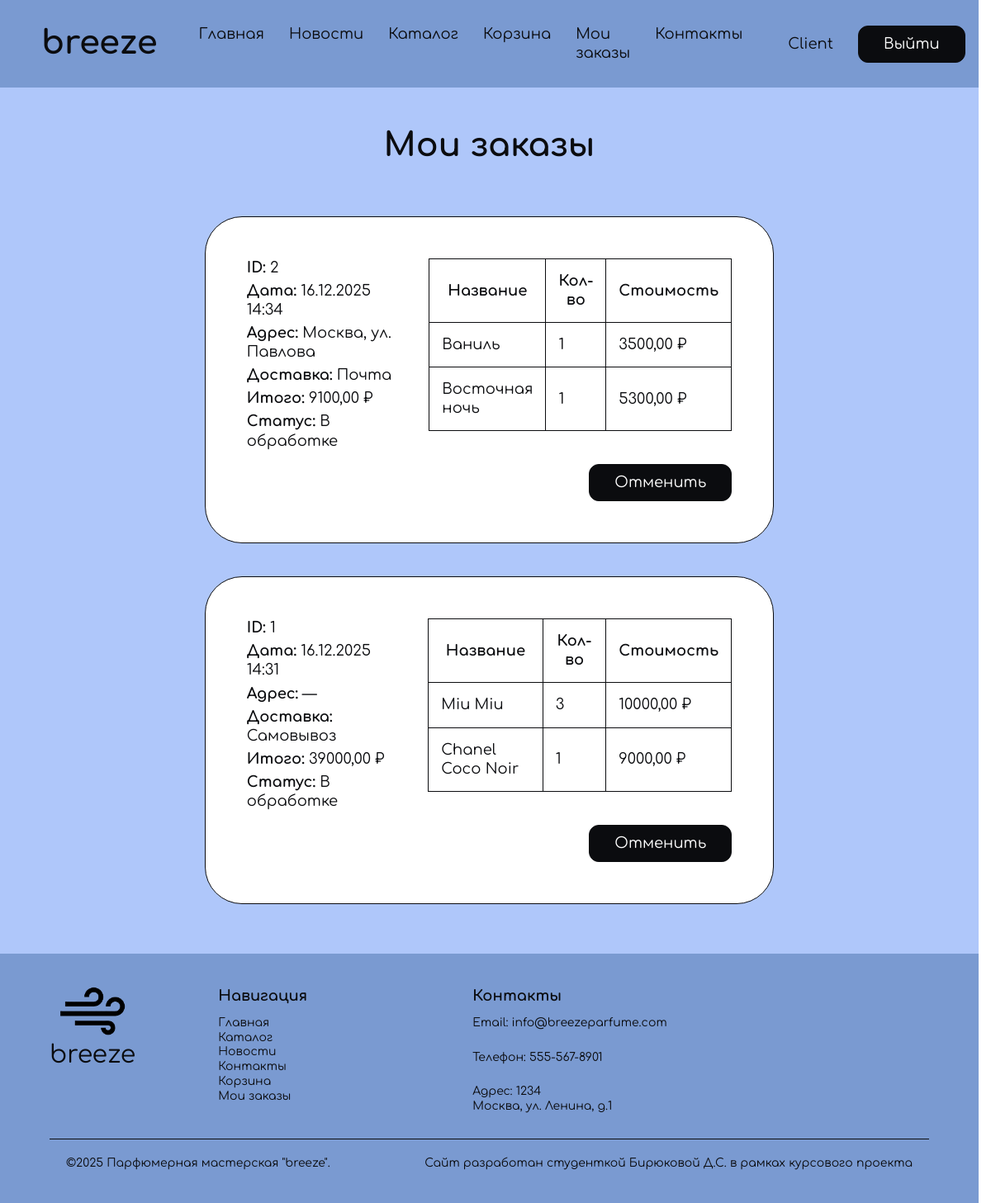
The page /orders/my/ (signed in) on the database its author committed.
### shop/models.py (models this page shows, shortened)
class Order(models.Model):
    STATUS_CHOICES = [
        ('processing', 'В обработке'),
        ('on_the_way', 'В пути'),
        ('completed', 'Получен'),
        ('cancelled', 'Отменён'),
    ]
    DELIVERY_CHOICES = [
        ('courier', 'Курьер'),
        ('mail', 'Почта'),
        ('pickup', 'Самовывоз'),
    ]
    user = models.ForeignKey(User, null=True, blank=True, on_delete=models.SET_NULL, related_name='orders')
    created_at = models.DateTimeField(auto_now_add=True)
    address = models.TextField(blank=True)  # может быть пуст для самовывоза
    payment_method = models.CharField(max_length=50, default='card')  # можно расширить
    delivery_type = models.CharField(max_length=20, choices=DELIVERY_CHOICES, default='pickup')
    delivery_cost = models.DecimalField(max_digits=8, decimal_places=2, default=Decimal('0.00'))
    total = models.DecimalField(max_digits=12, decimal_places=2, default=Decimal('0.00'))
    status = models.CharField(max_length=20, choices=STATUS_CHOICES, default='processing')

class OrderItem(models.Model):
    order = models.ForeignKey(Order, on_delete=models.CASCADE, related_name='items')
    product = models.ForeignKey('shop.Product', null=True, blank=True, on_delete=models.SET_NULL)
    name = models.CharField(max_length=255)
    price = models.DecimalField(max_digits=10, decimal_places=2)  # цена на момент заказа
    quantity = models.PositiveIntegerField(default=1)

### shop/views.py (the view)
# urls.py: path('orders/my/', views.my_orders_view, name='my_orders'),
@login_required
def my_orders_view(request):
    orders = Order.objects.filter(user=request.user).order_by('-created_at')
    created = request.GET.get('created')  # если пришёл ?created=1 — покажем модалку
    return render(request, 'shop/my_orders.html', {'orders': orders, 'created': created})

### accounts/context_processors.py (called while the page is built)
def user_role_flags(request):
    user = request.user
    is_manager = False
    is_client = False
    if user.is_authenticated:
        try:
            role = getattr(user, 'profile', None) and user.profile.role
        except Exception:
            role = None
        is_manager = user.is_superuser or (role == 'manager')
        is_client = (role == 'client') or (not user.is_superuser and role != 'manager')
    return {
        'is_manager': is_manager,
        'is_client': is_client,
    }

### shop/templates/shop/my_orders.html (shortened to what this page needs)
{% extends 'shop/base.html' %}
{% load static %}
{% block content %}
<main class="content">
  <section class="section container section-blue">
    <header class="section__header header-center">
      <h1 class="section__title h2">Мои заказы</h1>
    </header>
    <div class="section__body">
      <div class="orders">
        {% if orders %}
          {% for order in orders %}
            <div class="order">
              <div class="order__info-card">
                <div><strong>ID:</strong> {{ order.id }}</div>
                <div><strong>Дата:</strong> {{ order.created_at|date:"d.m.Y H:i" }}</div>
                <div><strong>Адрес:</strong> {{ order.address|default:"—" }}</div>
                <div><strong>Доставка:</strong> {{ order.get_delivery_type_display }}</div>
                <div><strong>Итого:</strong> {{ order.total }} ₽</div>
                <div><strong>Статус:</strong> {{ order.get_status_display }}</div>
              </div>
              <div class="order__info-content">
                  <div class="order__info-products">
                    <table>
                      <thead>
                        <tr><th>Название</th><th>Кол-во</th><th>Стоимость</th></tr>
                      </thead>
                      <tbody>
                        {% for item in order.items.all %}
                          <tr>
                            <td>{{ item.name }}</td>
                            <td>{{ item.quantity }}</td>
                            <td>{{ item.price }} ₽</td>
                          </tr>
                        {% empty %}
                          <tr><td colspan="3">Нет товаров</td></tr>
                        {% endfor %}
                      </tbody>
                    </table>
                  </div>
                  <div class="order__interactive">
                    {% if order.status != 'completed' and order.status != 'cancelled' %}
                      <form method="post" action="{% url 'shop:order_cancel' order.id %}">
                        <button class="button button-delete" type="submit">Отменить</button>
                      </form>
                    {% endif %}
                  </div>
              </div>
            </div>
          {% endfor %}
        {% else %}
          <p>У вас пока нет заказов.</p>
        {% endif %}
      </div>
    </div>
  </section>
</main>
{% endblock %}

### shop/templates/shop/header.html (shortened to what this page needs)
{% load static %}
<header class="header">
    <div class="header__inner container">
        <div class="header__logo">
            <h2 class="header__logo-title">breeze</h2>
        </div>
        <nav class="header__menu">
            <ul class="header__menu-list">
                <li class="header__menu-item">
                    <a href="{% url 'shop:index' %}" class="header__menu-link">Главная</a>
                </li>
                <li class="header__menu-item">
                    <a href="{% url 'shop:news_list' %}" class="header__menu-link">Новости</a>
                </li>
                <li class="header__menu-item">
                    <a href="{% url 'shop:catalog' %}" class="header__menu-link">Каталог</a>
                </li>
                {% if user.is_authenticated and user.profile.role == 'client' %}
                <li class="header__menu-item">
                    <a href="{% url 'shop:cart' %}" class="header__menu-link">Корзина</a>
                </li>
                <li class="header__menu-item">
                    <a href="{% url 'shop:my_orders' %}" class="header__menu-link">Мои заказы</a>
                </li>
                {% endif %}
                <li class="header__menu-item">
                    <a href="{% url 'shop:contacts' %}" class="header__menu-link">Контакты</a>
                </li>
            </ul>
        </nav>
        <div class="header__auth">
            {% if user.is_authenticated %}
            <a href="{% url 'accounts:profile' %}" class="header__welcome">
                {{ user.first_name|default:user.username }}
            </a>
            <form method="post" action="{% url 'accounts:logout' %}" style="display:inline">
                <button type="submit" class="header__button button">Выйти</button>
            </form>
            {% else %}
            <a class="header__button button button-login" href="{% url 'accounts:login' %}">Войти</a>
            <a class="header__button button button-signup" href="{% url 'accounts:register' %}">Регистрация</a>
            {% endif %}
        </div>
    </div>
</header>

### static/styles/styles.css (style rules this page uses)
:where(ul, ol):where([class]) { padding-left: 0; }
body, :where(blockquote, figure, fieldset):where([class]) { margin: 0; }
:where(h1, h2, h3, h4, h5, h6, p, ul, ol, dl):where([class]) { margin-block: 0; }
:where(ul[class]) { list-style: none; }
input, textarea, select, button { font: inherit; }
html { height: 100%; scrollbar-gutter: stable; scroll-behavior: smooth; }
body { min-height: 100%; line-height: 1.5; }
a:where([class]) { display: inline-flex; }
button, label { cursor: pointer; }
button { -webkit-tap-highlight-color: transparent; }
:where(table) { border-collapse: collapse; border-color: currentColor; }
:root { --color-light-blue: #afc7fa; --color-blue: #7a9ad1; --color-dark: #0b0c0f; --color-gray: #28282d; --color-light: #FFFFFF; --border: 1px solid var(--color-dark); --border-radius: 14px; --border-radius-small: 12px; --border-radius-large: 45px; --font-family-base: "Comfortaa", sans-serif; --section-padding-y: 70px; --input-height: 59px; --button-height: 45px; --transition-duration: 0.15s; }
.container { max-width: calc(var(--container-width) + var(--container-padding-x) * 2); margin-inline: auto; padding-inline: var(--container-padding-x); }
body { font-size: 18px; font-family: var(--font-family-base); font-weight: 400; line-height: 1.28; color: var(--color-dark); background-color: var(--color-light); }
a, button, input, textarea, svg * { transition-duration: var(--transition-duration); }
a { text-decoration: none; color: inherit; }
h1, h2, h3, h4 { font-weight: 700; }
h1, .h1 { font-size: 60px; }
h2, .h2 { font-size: 40px; }
.header { flex-shrink: 0; }
.header__inner { padding-inline: 30px; }
.header__logo { display: flex; justify-content: flex-start; align-items: center; padding-right: 20px; }
.header__inner { display: flex; justify-content: space-between; height: 100%; background-color: var(--color-blue); color: var(--color-dark); }
.header__menu { display: flex; align-items: center; padding: 30px; }
.header__menu-list { display: flex; justify-content: center; column-gap: 30px; font-size: 18px; }
.header__auth { display: flex; justify-content: center; align-items: center; column-gap: 30px; padding: 25px; }
.button { display: flex; justify-content: center; align-items: center; height: var(--button-height); padding: 15px 30px; background-color: var(--color-dark); color: var(--color-light); border: var(--border); border-radius: var(--border-radius-small); font-size: 18px; }
.section__header, .section__header-blue { column-gap: 40px; row-gap: 30px; padding: 45px 60px 60px; }
.section-blue { background-color: var(--color-light-blue); }
.header-center { display: flex; justify-content: center; background-color: var(--color-light-blue); }
.orders { display: flex; flex-direction: column; align-items: center; row-gap: 40px; padding: 0px 100px 60px; }
.order { display: flex; justify-content: space-between; width: 70%; column-gap: 40px; padding: 50px; background-color: var(--color-light); border: var(--border); border-radius: var(--border-radius-large); }
.order table { column-gap: 20px; padding: 15px; border-collapse: collapse; }
.order table td { padding: 15px; border: var(--border); }
.order table th { padding: 15px; border: var(--border); }
.order__info-card { display: flex; flex-direction: column; row-gap: 5px; }
.order__info-products { display: flex; }
.order__info-content { display: flex; flex-direction: column; justify-content: space-between; row-gap: 40px; }
.order__interactive { display: flex; align-self: end; }

### rows shown on the page
Order: id "2", created_at "16.12.2025 14:34", address "Москва, ул. Павлова", delivery_type "Почта", total "9100,00", status "В обработке", shows "Отменить"
OrderItem: name "Ваниль", quantity "1", price "3500,00"
OrderItem: name "Восточная ночь", quantity "1", price "5300,00"
Order: id "1", created_at "16.12.2025 14:31", address "—", delivery_type "Самовывоз", total "39000,00", status "В обработке", shows "Отменить"
OrderItem: name "Miu Miu", quantity "3", price "10000,00"
OrderItem: name "Chanel Coco Noir", quantity "1", price "9000,00"

### other values the page prints
{{ user.first_name|default:user.username }} "Client"
